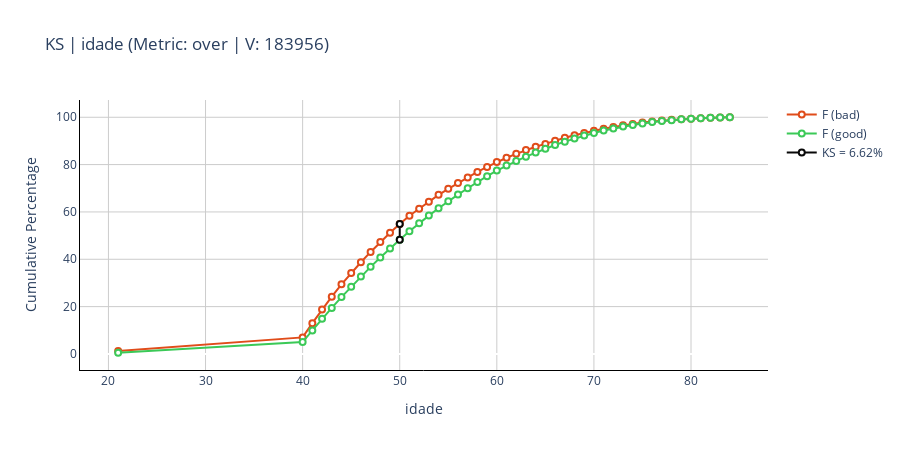

This figure's notebook cell:
### Code cell
project = CredLab(df, target='over', features=df.columns.to_list())
project.eval_discriminancy('ks', conditions=['idade == 21 | idade >= 40']).plot(col='idade')

### Figure 1 — Plotly figure (JSON) as saved in the notebook; plotly's stock layout.template omitted (floating-point values rounded to 4 significant figures)
{"data": [{"hovertemplate": "x: %{x}<br>y: %{y}", "line": {"color": "#e04c1a"}, "marker": {"color": "#ffffff", "line": {"color": "#e04c1a", "width": 2}, "size": 6}, "mode": "lines+markers", "name": "F (bad)", "type": "scatter", "x": [21, 40, 41, 42, 43, 44, 45, 46, 47, 48, 49, 50, 51, 52, 53, 54, 55, 56, 57, 58, 59, 60, 61, 62, 63, 64, 65, 66, 67, 68, 69, 70, 71, 72, 73, 74, 75, 76, 77, 78, 79, 80, 81, 82, 83, 84], "y": [1.218, 6.993, 13.01, 18.83, 24.2, 29.4, 34.17, 38.76, 43.1, 47.26, 51.2, 54.85, 58.38, 61.33, 64.28, 67.23, 69.77, 72.23, 74.59, 76.9, 79.03, 81.09, 82.88, 84.53, 86.12, 87.55, 88.75, 90.08, 91.31, 92.37, 93.35, 94.25, 95.1, 95.86, 96.57, 97.18, 97.75, 98.22, 98.59, 98.92, 99.16, 99.42, 99.6, 99.76, 99.91, 100]}, {"hovertemplate": "x: %{x}<br>y: %{y}", "line": {"color": "#3bc957"}, "marker": {"color": "#ffffff", "line": {"color": "#3bc957", "width": 2}, "size": 6}, "mode": "lines+markers", "name": "F (good)", "type": "scatter", "x": [21, 40, 41, 42, 43, 44, 45, 46, 47, 48, 49, 50, 51, 52, 53, 54, 55, 56, 57, 58, 59, 60, 61, 62, 63, 64, 65, 66, 67, 68, 69, 70, 71, 72, 73, 74, 75, 76, 77, 78, 79, 80, 81, 82, 83, 84], "y": [0.514, 5.04, 9.93, 14.85, 19.43, 24.03, 28.41, 32.77, 36.81, 40.76, 44.6, 48.23, 51.81, 55.2, 58.44, 61.56, 64.54, 67.33, 70.01, 72.67, 75.12, 77.46, 79.61, 81.47, 83.35, 85.1, 86.65, 88.29, 89.69, 91.03, 92.27, 93.37, 94.4, 95.26, 96.08, 96.76, 97.38, 97.95, 98.38, 98.78, 99.11, 99.38, 99.59, 99.75, 99.89, 100]}, {"hovertemplate": "x: %{x}<br>y: %{y}", "line": {"color": "#080808"}, "marker": {"color": "#ffffff", "line": {"color": "#080808", "width": 2}, "size": 6}, "mode": "lines+markers", "name": "KS = 6.62%", "type": "scatter", "x": [50, 50], "y": [48.23, 54.85]}], "layout": {"height": 450, "paper_bgcolor": "white", "plot_bgcolor": "white", "title": {"text": "KS | idade (Metric: over | V: 183956)"}, "width": 900, "xaxis": {"gridcolor": "#cccccc", "linecolor": "black", "title": {"text": "idade"}}, "yaxis": {"gridcolor": "#cccccc", "linecolor": "black", "title": {"text": "Cumulative Percentage"}}}}
